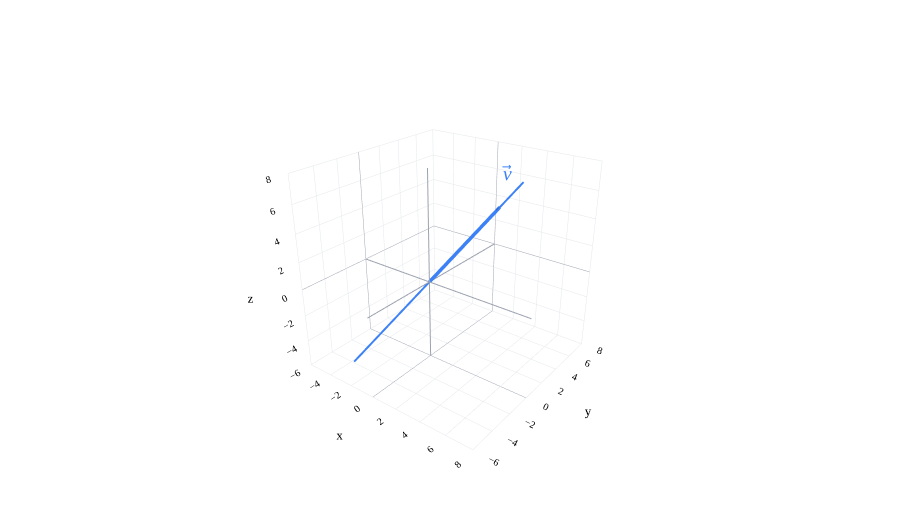

The notebook cell saved with this chart:
### Markdown cell above
---

## Lines through the origin

Remember that the span of one vector is the set of all its scalar multiples. Let's start with

$$\vec v=\begin{bmatrix}3\\4\\5\end{bmatrix}.$$

Multiplying $\vec v$ by a scalar changes its length and possibly reverses its direction. If we draw all of these multiples from the origin, their tips trace out a line! As before, we can write this line as

$$\ell=\operatorname{span}(\vec v)
=\left\{t\begin{bmatrix}3\\4\\5\end{bmatrix}:t\in\mathbb R\right\}.$$

### Code cell
fig=base3()
v=np.array([3,4,5])
line3(fig,-1.1*v,1.3*v,BLUE,width=4)
vec3(fig,v,'<i>v</i>⃗',BLUE)
fig.show()

### Figure 1 — Plotly figure (JSON) as saved in the notebook; plotly's stock layout.template omitted (floating-point values rounded to 4 significant figures)
{"data": [{"hoverinfo": "skip", "line": {"color": "#9ca3af", "dash": "solid", "width": 2}, "mode": "lines", "showlegend": false, "type": "scatter3d", "x": [-6, 8], "y": [0, 0], "z": [0, 0]}, {"hoverinfo": "skip", "line": {"color": "#9ca3af", "dash": "solid", "width": 2}, "mode": "lines", "showlegend": false, "type": "scatter3d", "x": [0, 0], "y": [-6, 8], "z": [0, 0]}, {"hoverinfo": "skip", "line": {"color": "#9ca3af", "dash": "solid", "width": 2}, "mode": "lines", "showlegend": false, "type": "scatter3d", "x": [0, 0], "y": [0, 0], "z": [-6, 8]}, {"hoverinfo": "skip", "line": {"color": "#3d81f6", "dash": "solid", "width": 4}, "mode": "lines", "showlegend": false, "type": "scatter3d", "x": [-3.3, 3.9], "y": [-4.4, 5.2], "z": [-5.5, 6.5]}, {"hoverinfo": "skip", "line": {"color": "#3d81f6", "dash": "solid", "width": 7}, "mode": "lines", "showlegend": false, "type": "scatter3d", "x": [0, 2.936], "y": [0, 3.915], "z": [0, 4.894]}, {"anchor": "tip", "colorscale": [[0, "#3d81f6"], [1, "#3d81f6"]], "hoverinfo": "skip", "showscale": false, "sizemode": "absolute", "sizeref": 0.45, "type": "cone", "u": [0.4243], "v": [0.5657], "w": [0.7071], "x": [3], "y": [4], "z": [5]}, {"hoverinfo": "skip", "mode": "text", "text": ["<i>v</i>⃗"], "textfont": {"color": "#3d81f6", "family": "Palatino", "size": 20}, "type": "scatter3d", "x": [3.25], "y": [4.25], "z": [5.35]}], "layout": {"autosize": true, "colorway": ["#3d81f6", "orange", "#d81a60"], "font": {"color": "black", "family": "Palatino", "size": 16}, "height": 520, "margin": {"b": 0, "l": 0, "r": 0, "t": 15}, "paper_bgcolor": "white", "plot_bgcolor": "white", "scene": {"aspectmode": "cube", "bgcolor": "white", "camera": {"eye": {"x": 1.6, "y": -2.1, "z": 1.3}}, "xaxis": {"backgroundcolor": "white", "dtick": 2, "gridcolor": "#e5e7eb", "range": [-6, 8], "showbackground": true, "showspikes": false, "tickfont": {"size": 11}, "title": {"font": {"size": 13}, "text": "x"}, "zerolinecolor": "#9ca3af"}, "yaxis": {"backgroundcolor": "white", "dtick": 2, "gridcolor": "#e5e7eb", "range": [-6, 8], "showbackground": true, "showspikes": false, "tickfont": {"size": 11}, "title": {"font": {"size": 13}, "text": "y"}, "zerolinecolor": "#9ca3af"}, "zaxis": {"backgroundcolor": "white", "dtick": 2, "gridcolor": "#e5e7eb", "range": [-6, 8], "showbackground": true, "showspikes": false, "tickfont": {"size": 11}, "title": {"font": {"size": 13}, "text": "z"}, "zerolinecolor": "#9ca3af"}}, "showlegend": false, "xaxis": {"gridcolor": "#e5e7eb", "zerolinecolor": "#9ca3af"}, "yaxis": {"gridcolor": "#e5e7eb", "zerolinecolor": "#9ca3af"}}}
